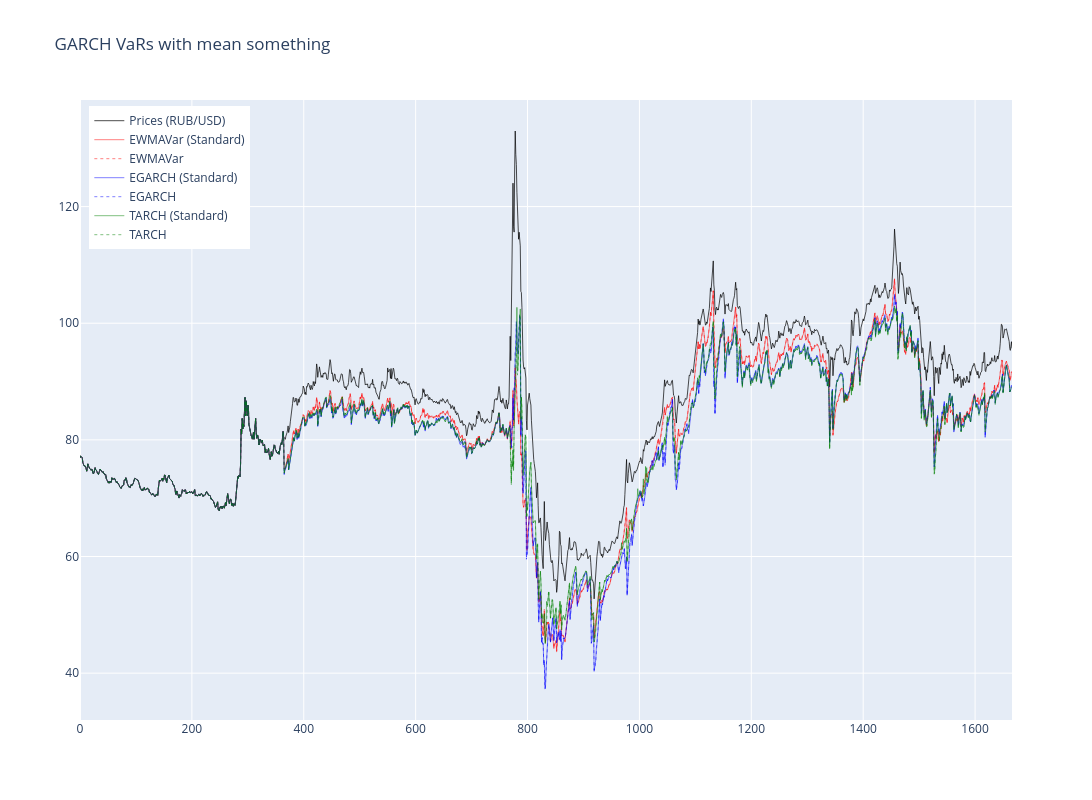

The cell this chart's notebook holds for it:
### Code cell
# Create figure
fig = go.Figure()

# Add the returns line (scaled)
fig.add_trace(go.Scatter(
    x=np.arange(len(prices_usd)),
    y= prices_usd,
    mode='lines',
    name='Prices (RUB/USD)',
    line=dict(color='black', width=1),
    opacity=0.7
))

# Add GARCH(1,1)
fig.add_trace(go.Scatter(
    x=np.arange(len(prices_usd)),
    y=turn_var_into_real_terms(_ewma94_vars, prices_usd),
    mode='lines',
    line=dict(color='red', width=0.5),
    name='EWMAVar (Standard)'
))

fig.add_trace(go.Scatter(
    x=np.arange(len(prices_usd)),
    y=turn_var_into_real_terms(_ewmavar_ls_vars, prices_usd),
    mode='lines',
    line=dict(color='red', width=0.5, dash='dot'),
    name='EWMAVar'
))

fig.add_trace(go.Scatter(
    x=np.arange(len(prices_usd)),
    y=turn_var_into_real_terms(_egarch_vars, prices_usd),
    mode='lines',
    line=dict(color='blue', width=0.5),
    name='EGARCH (Standard)'
))

fig.add_trace(go.Scatter(
    x=np.arange(len(prices_usd)),
    y=turn_var_into_real_terms(_egarch_ls_vars, prices_usd),
    mode='lines',
    line=dict(color='blue', width=0.5, dash='dot'),
    name='EGARCH'
))

fig.add_trace(go.Scatter(
    x=np.arange(len(prices_usd)),
    y=turn_var_into_real_terms(_tarch_vars, prices_usd),
    mode='lines',
    line=dict(color='green', width=0.5),
    name='TARCH (Standard)'
))

fig.add_trace(go.Scatter(
    x=np.arange(len(prices_usd)),
    y=turn_var_into_real_terms(_tarch_ls_vars, prices_usd),
    mode='lines',
    line=dict(color='green', width=0.5, dash='dot'),
    name='TARCH'
))

# Update layout
fig.update_layout(
    title=f'GARCH VaRs with mean something',
    width=1200,
    height=800,
    hovermode='x unified',
    legend=dict(
        yanchor="top",
        y=0.99,
        xanchor="left",
        x=0.01
    )
)

fig.show()

### Figure 1 — Plotly figure (JSON) as saved in the notebook; plotly's stock layout.template omitted (floating-point values rounded to 4 significant figures; data arrays with more than 128 entries replaced by an {"elided": "..."} marker saying what was removed)
{"data": [{"line": {"color": "black", "width": 1}, "mode": "lines", "name": "Prices (RUB/USD)", "opacity": 0.7, "type": "scatter", "x": {"elided": "1667 int values"}, "y": {"elided": "1667 float values"}}, {"line": {"color": "red", "width": 0.5}, "mode": "lines", "name": "EWMAVar (Standard)", "type": "scatter", "x": {"elided": "1667 int values"}, "y": {"elided": "1666 float values"}}, {"line": {"color": "red", "dash": "dot", "width": 0.5}, "mode": "lines", "name": "EWMAVar", "type": "scatter", "x": {"elided": "1667 int values"}, "y": {"elided": "1666 float values"}}, {"line": {"color": "blue", "width": 0.5}, "mode": "lines", "name": "EGARCH (Standard)", "type": "scatter", "x": {"elided": "1667 int values"}, "y": {"elided": "1666 float values"}}, {"line": {"color": "blue", "dash": "dot", "width": 0.5}, "mode": "lines", "name": "EGARCH", "type": "scatter", "x": {"elided": "1667 int values"}, "y": {"elided": "1666 float values"}}, {"line": {"color": "green", "width": 0.5}, "mode": "lines", "name": "TARCH (Standard)", "type": "scatter", "x": {"elided": "1667 int values"}, "y": {"elided": "1666 float values"}}, {"line": {"color": "green", "dash": "dot", "width": 0.5}, "mode": "lines", "name": "TARCH", "type": "scatter", "x": {"elided": "1667 int values"}, "y": {"elided": "1666 float values"}}], "layout": {"height": 800, "hovermode": "x unified", "legend": {"x": 0.01, "xanchor": "left", "y": 0.99, "yanchor": "top"}, "title": {"text": "GARCH VaRs with mean something"}, "width": 1200}}
